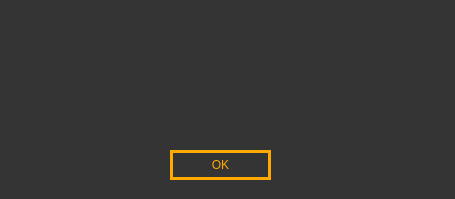
<?xml version="1.0" encoding="UTF-8"?>
<ui version="4.0">
 <class>Message</class>
 <widget class="QMainWindow" name="Message">
  <property name="geometry">
   <rect>
    <x>0</x>
    <y>0</y>
    <width>455</width>
    <height>199</height>
   </rect>
  </property>
  <property name="windowTitle">
   <string>Message</string>
  </property>
  <property name="windowIcon">
   <iconset>
    <normaloff>Images/Student_Icon.jpg</normaloff>Images/Student_Icon.jpg</iconset>
  </property>
  <property name="styleSheet">
   <string notr="true">background-color: rgb(52, 52, 52);</string>
  </property>
  <widget class="QWidget" name="centralwidget">
   <widget class="QLabel" name="Message_Label">
    <property name="geometry">
     <rect>
      <x>60</x>
      <y>30</y>
      <width>331</width>
      <height>91</height>
     </rect>
    </property>
    <property name="font">
     <font>
      <family>Segoe UI</family>
      <pointsize>11</pointsize>
     </font>
    </property>
    <property name="styleSheet">
     <string notr="true">color: rgb(255, 255, 255);</string>
    </property>
    <property name="text">
     <string/>
    </property>
    <property name="textFormat">
     <enum>Qt::AutoText</enum>
    </property>
    <property name="scaledContents">
     <bool>true</bool>
    </property>
    <property name="alignment">
     <set>Qt::AlignCenter</set>
    </property>
   </widget>
   <widget class="QPushButton" name="OK_Button">
    <property name="geometry">
     <rect>
      <x>170</x>
      <y>150</y>
      <width>101</width>
      <height>30</height>
     </rect>
    </property>
    <property name="styleSheet">
     <string notr="true">color: rgb(255, 170, 0);
border:3px solid;
border-top-color: rgb(255, 170, 0);
border-right-color: rgb(255, 170, 0);
border-bottom-color: rgb(255, 170, 0);
border-left-color: rgb(255, 170, 0);
</string>
    </property>
    <property name="text">
     <string>OK</string>
    </property>
   </widget>
  </widget>
 </widget>
 <resources/>
 <connections/>
</ui>
